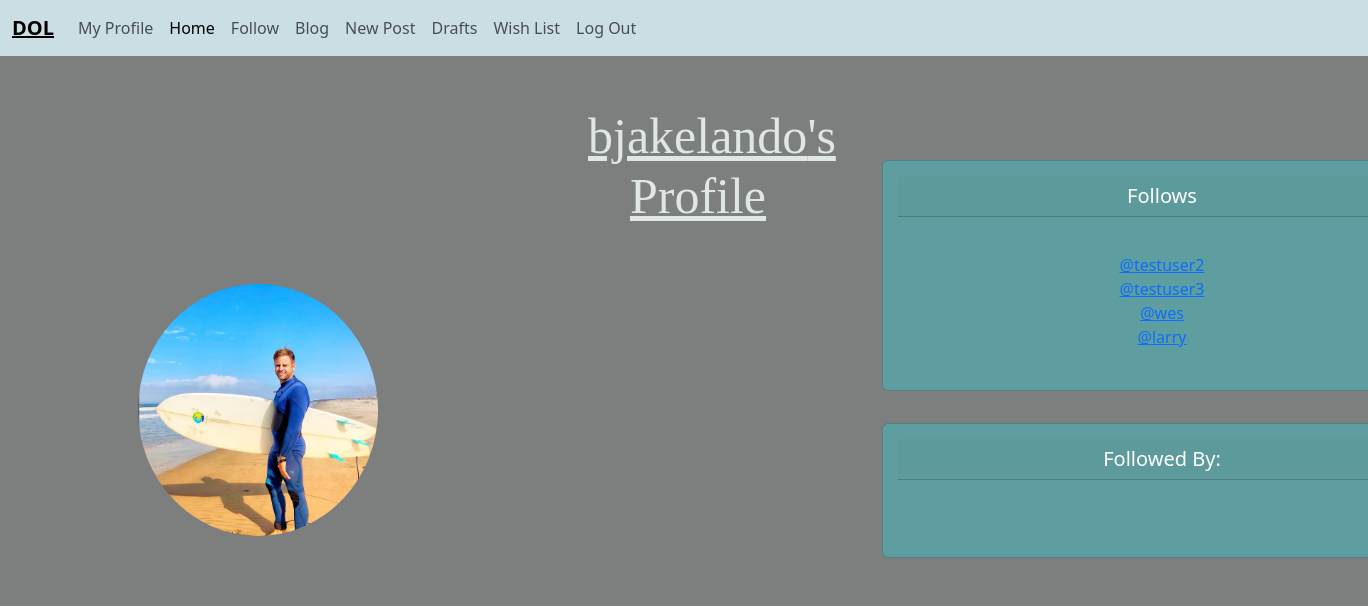
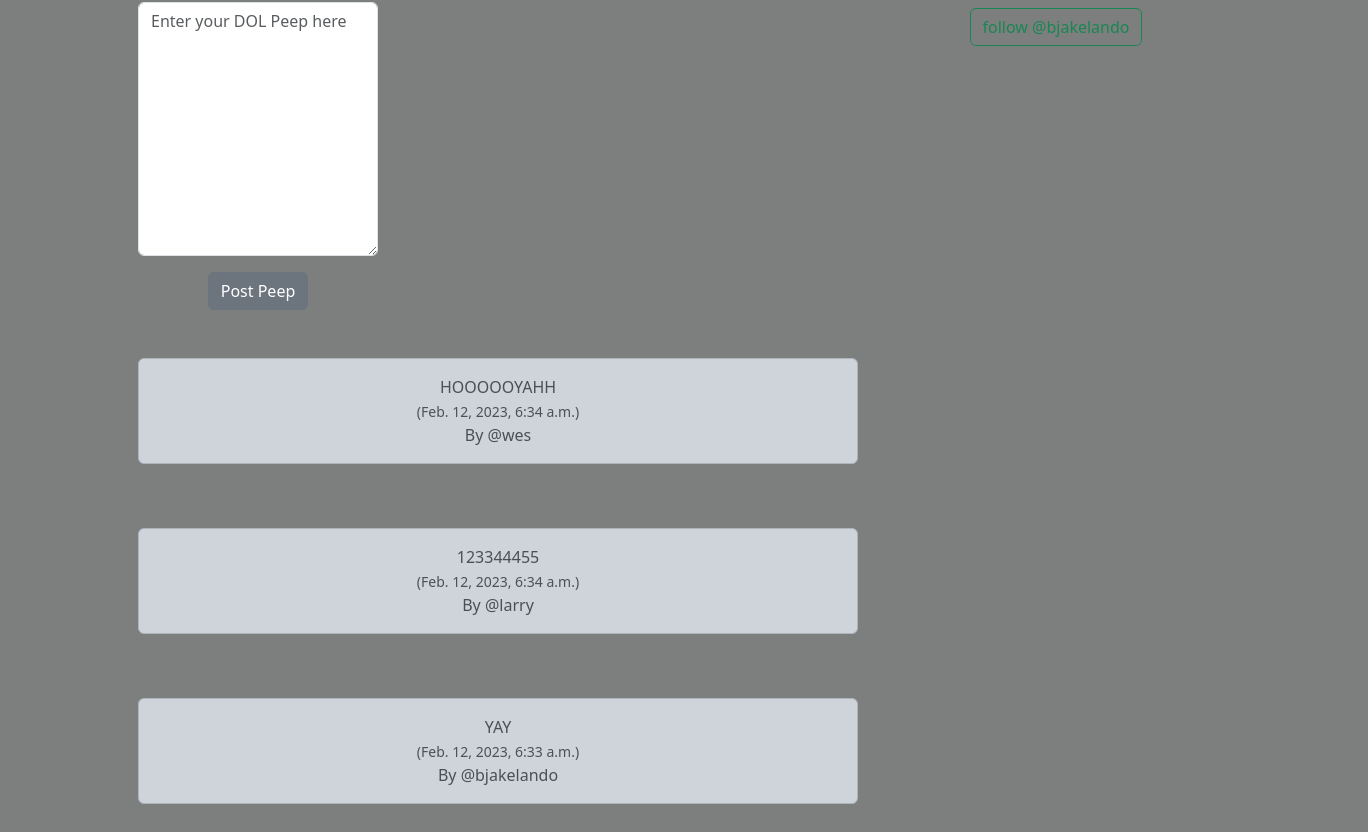
Page /accounts/profile/1/ (signed in) on the earlier database version (2 pictures, top to bottom).
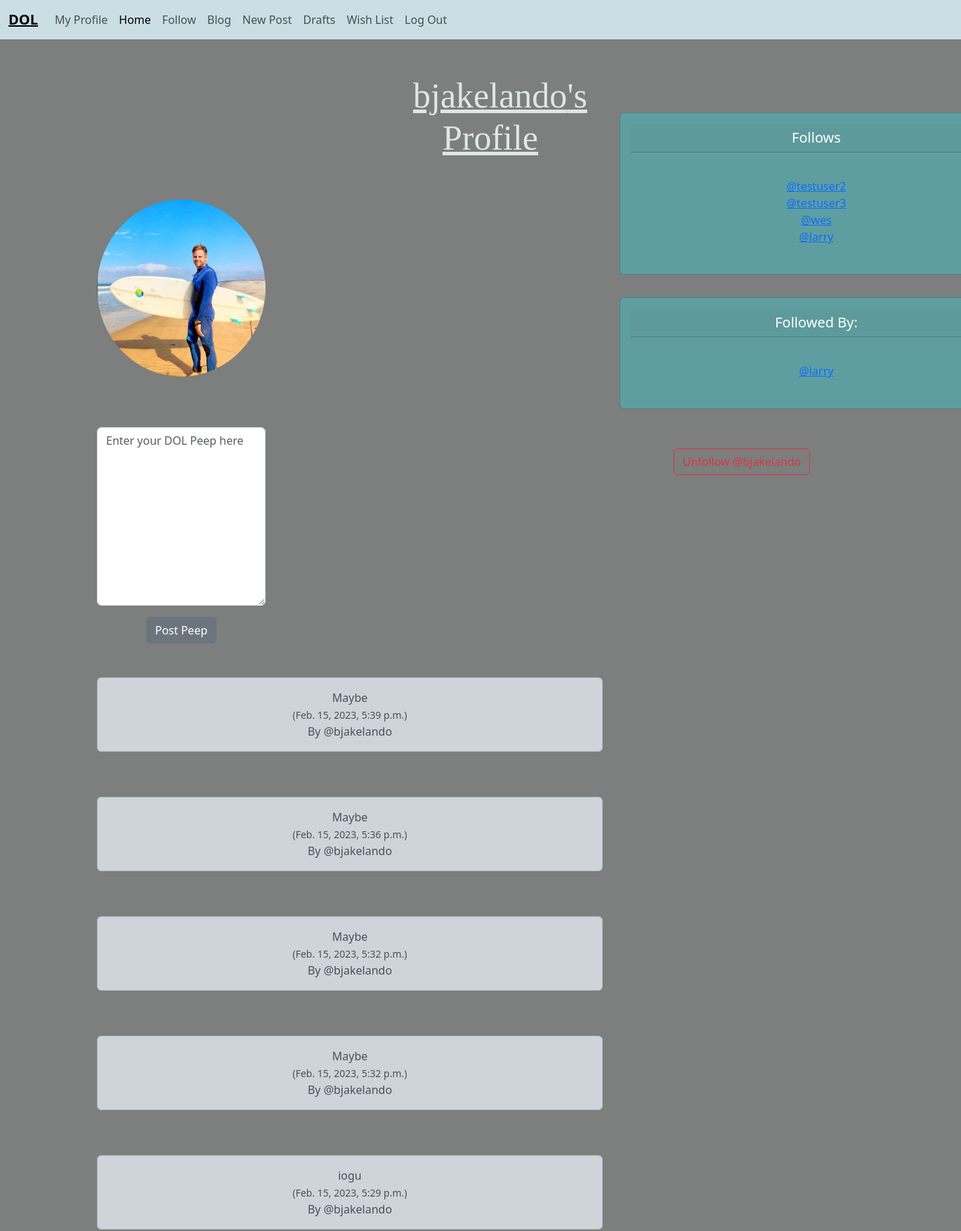
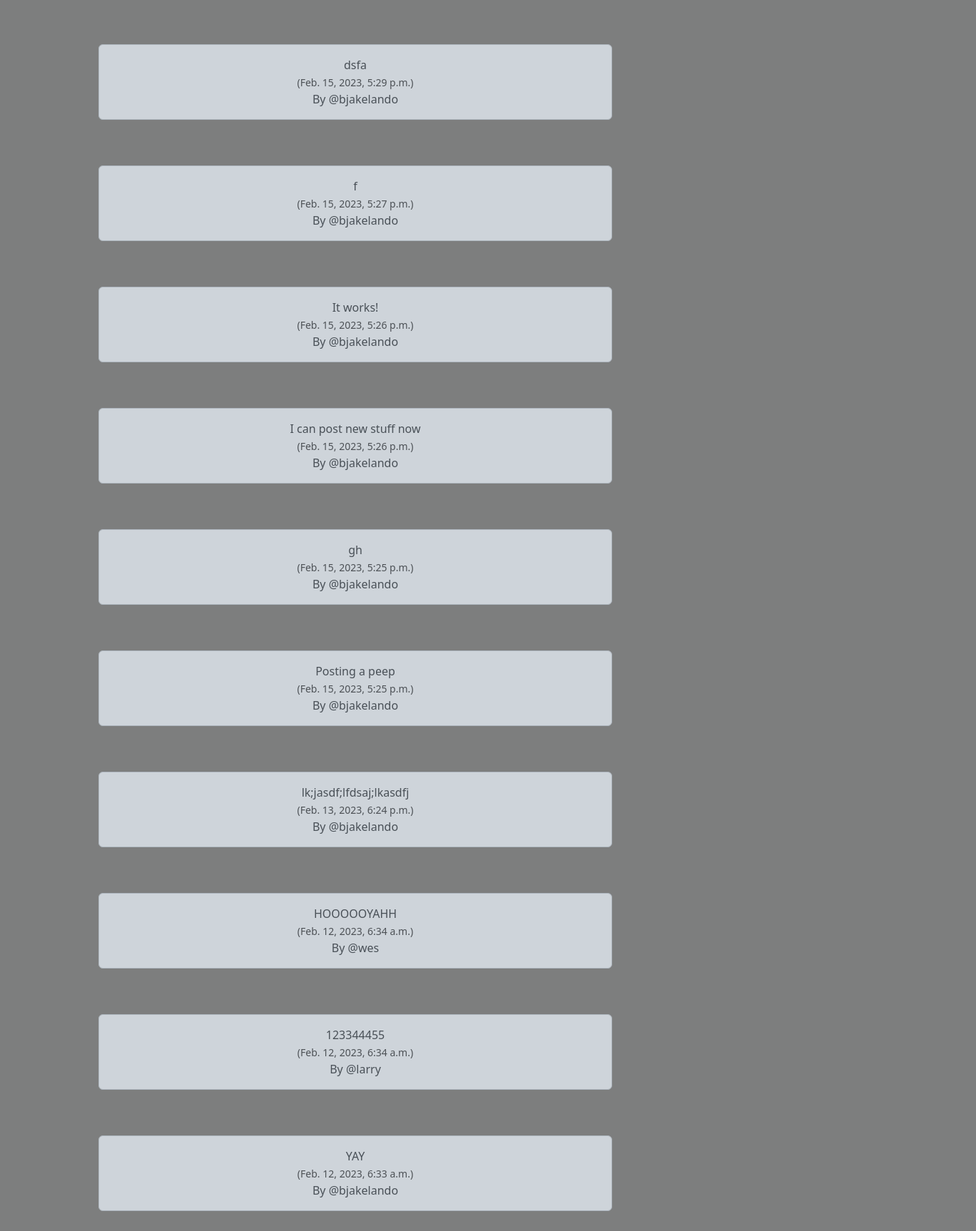
Same page on the later database version (2 pictures, top to bottom).
### accounts/models.py (models this page shows, shortened)
class Peep(models.Model):
    user = models.ForeignKey(
        User, related_name='peeps',
        on_delete=models.DO_NOTHING)
    body = models.CharField(max_length=200)
    created_at = models.DateTimeField(auto_now_add=True)

class Profile(models.Model):
    user = models.OneToOneField(User, on_delete=models.CASCADE)
    follows = models.ManyToManyField("self",
        related_name="followed_by", #opposite of name
        symmetrical=False, # Somone can follow you but you dont have to follow back
        blank=True) #You dont have to follow anyone
    date_modified = models.DateTimeField(User, auto_now=True)
    profile_image = models.ImageField(null=True, blank=True, upload_to="images/")
    def __str__(self):
        return self.user.username

### accounts/views.py (the view, shortened to what this page needs)
# urls.py: path('profile/<int:pk>/', profile, name = 'myProfile'),
def profile(request, pk):
    if request.user.is_authenticated:
        profile = Profile.objects.get(user_id=pk)
        peeps = Peep.objects.filter(user_id=pk).order_by('-created_at')
        form = PeepForm(request.POST or None)
        peeps = Peep.objects.all().order_by("-created_at")
        return render(request, "accounts/profile.html", {'profile': profile, "peeps": peeps,'form': form})
    else:
        messages.success(request, ("you must be logged in to view this page"))
        return redirect('home')

### accounts/forms.py
class PeepForm(forms.ModelForm):
    body = forms.CharField(required=True,
        widget=forms.widgets.Textarea(
            attrs={
                "placeholder": "Enter your DOL Peep here",
                "class": "form-control",
            }
            ),
            label="",
        )
    class Meta:
        model = Peep
        exclude = ("user",)

### templates/accounts/profile.html (shortened to what this page needs)
{% extends 'base.html' %}
{% load static %}
{% block content %}
{% if profile %}
<body id="profileBody">
    <div class="container text-center">
        <div class="row">
            <div class="col-8">
                <h1 id="bl">{{ profile.user.username }}'s Profile</h1>
                <div class="col-md-4">
                    <form method="POST" enctype="multipart/form-data">
                    <img src="{% static 'img/about.jpg' %}" class="card-img" alt="profile_image"></form>
                    <div>
                        <br/><br/><br/>
                        {% if form %}
                            <form method="POST">
                                {{ form.as_p }}
                                <button type="submit" class="btn btn-secondary">Post Peep</button>
                            </form>
                        {% endif %}
                    </div>
                    </div>
                <br/>
                <br/>
            {% if peeps %}
                {% for peep in peeps %}
                    <div class="alert alert-dark" role ="alert">
                        {{ peep.body }}<br/>
                        <small class="text-muted">
                            ({{ peep.created_at }}) </small><br/>
                            By @{{ peep.user.username }}
                    </div><br/><br/>
                {% endfor %}
            {% endif %}
            </div>
            <div class="col-4">
                <br/><br/><br/>
                <div id="follows" class="card">
                    <h5 class="card-header">Follows</h5>
                    <div class="card-body">
                        <p class="card-text">
                        {% for following in profile.follows.all %}
                            <a href="{% url 'myProfile' following.user.id %}">@{{ following }}</a><br />
                        {% endfor %}
                        </p>
                    </div>
                </div>
                <div id="followed" class="card">
                    <h5 class="card-header">Followed By:</h5>
                    <div class="card-body">
                        <p class="card-text">{% for following in profile.followed_by.all %}
                        <a href="{% url 'myProfile' following.user.id %}">@{{ following }}</a><br />
                        {% endfor %}
                        </p>
                    </div>
                </div>
                <br/>
                <form method ="POST">
                    {% if profile in user.profile.follows.all %}
                        <button class ="btn btn-outline-danger" name="follow" value="unfollow" type="submit">Unfollow @{{ profile.user.username|lower }}
                        </button>
                    {% else %}
                    <button class ="btn btn-outline-success" name="follow" value="follow" type="submit">follow @{{ profile.user.username|lower }}
                    </button>
                    {% endif %}
                </form>
                <br/>
            </div>
        </div>
    </div>
</body>
{% endif %}
{% endblock content%}

Differences in the rows shown:
added Peep: body "Maybe", created_at "Feb. 15, 2023, 5:39 p.m.", user.username "bjakelando"
added Peep: body "Maybe", created_at "Feb. 15, 2023, 5:36 p.m.", user.username "bjakelando"
added Peep: body "Maybe", created_at "Feb. 15, 2023, 5:32 p.m.", user.username "bjakelando"
added Peep: body "Maybe", created_at "Feb. 15, 2023, 5:32 p.m.", user.username "bjakelando"
added Peep: body "iogu", created_at "Feb. 15, 2023, 5:29 p.m.", user.username "bjakelando"
added Peep: body "dsfa", created_at "Feb. 15, 2023, 5:29 p.m.", user.username "bjakelando"
added Peep: body "f", created_at "Feb. 15, 2023, 5:27 p.m.", user.username "bjakelando"
added Peep: body "It works!", created_at "Feb. 15, 2023, 5:26 p.m.", user.username "bjakelando"
added Peep: body "I can post new stuff now", created_at "Feb. 15, 2023, 5:26 p.m.", user.username "bjakelando"
added Peep: body "gh", created_at "Feb. 15, 2023, 5:25 p.m.", user.username "bjakelando"
added Peep: body "Posting a peep", created_at "Feb. 15, 2023, 5:25 p.m.", user.username "bjakelando"
added Peep: body "lk;jasdf;lfdsaj;lkasdfj", created_at "Feb. 13, 2023, 6:24 p.m.", user.username "bjakelando"
now on one of the page's lists (row edited): Profile: user.username "larry"
Other differences:
text no longer shown: "follow @"
text now shown: "Unfollow @"
